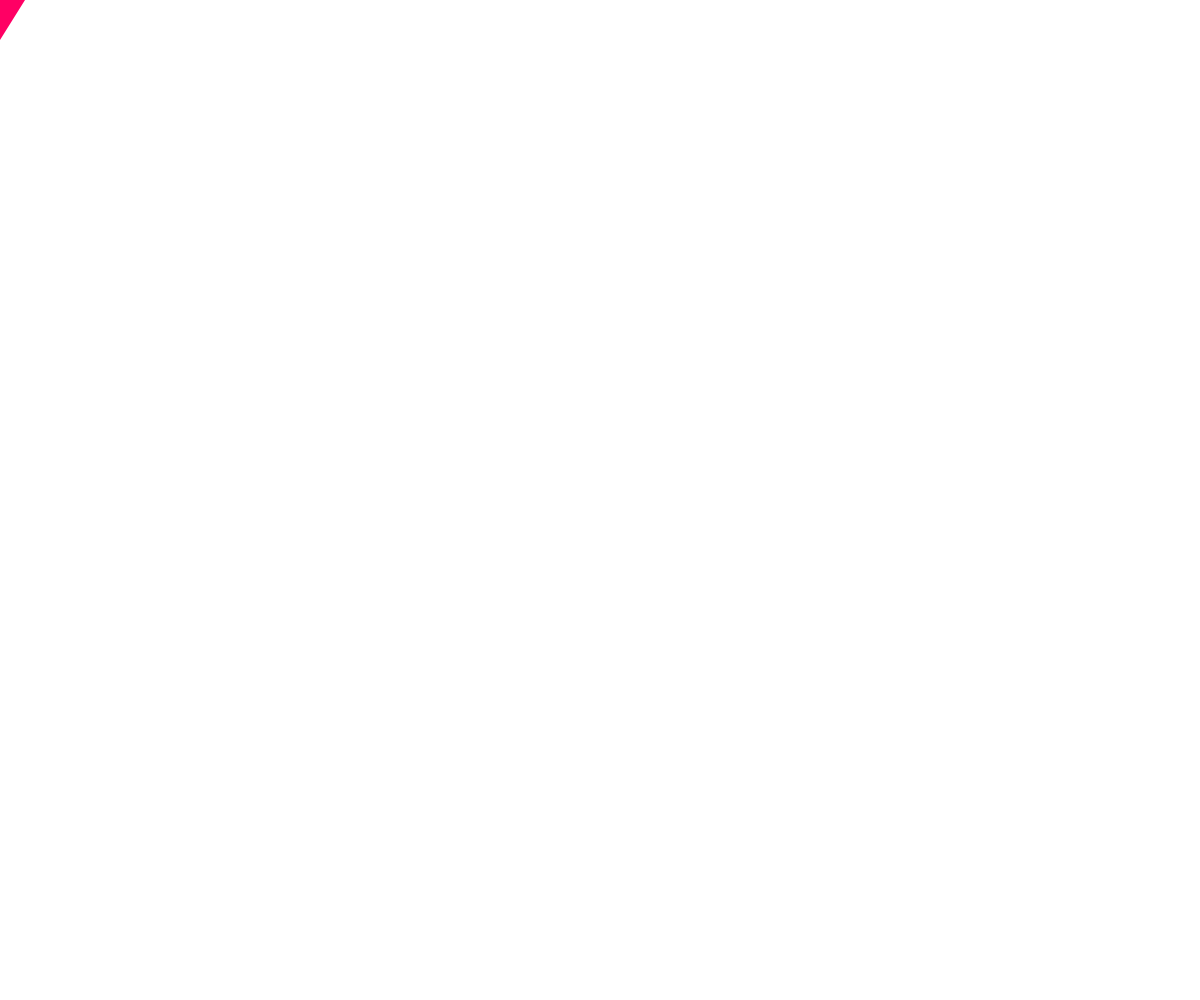
Frame 1 (no input)
Frame 60 (no input): identical to frame 1, image omitted
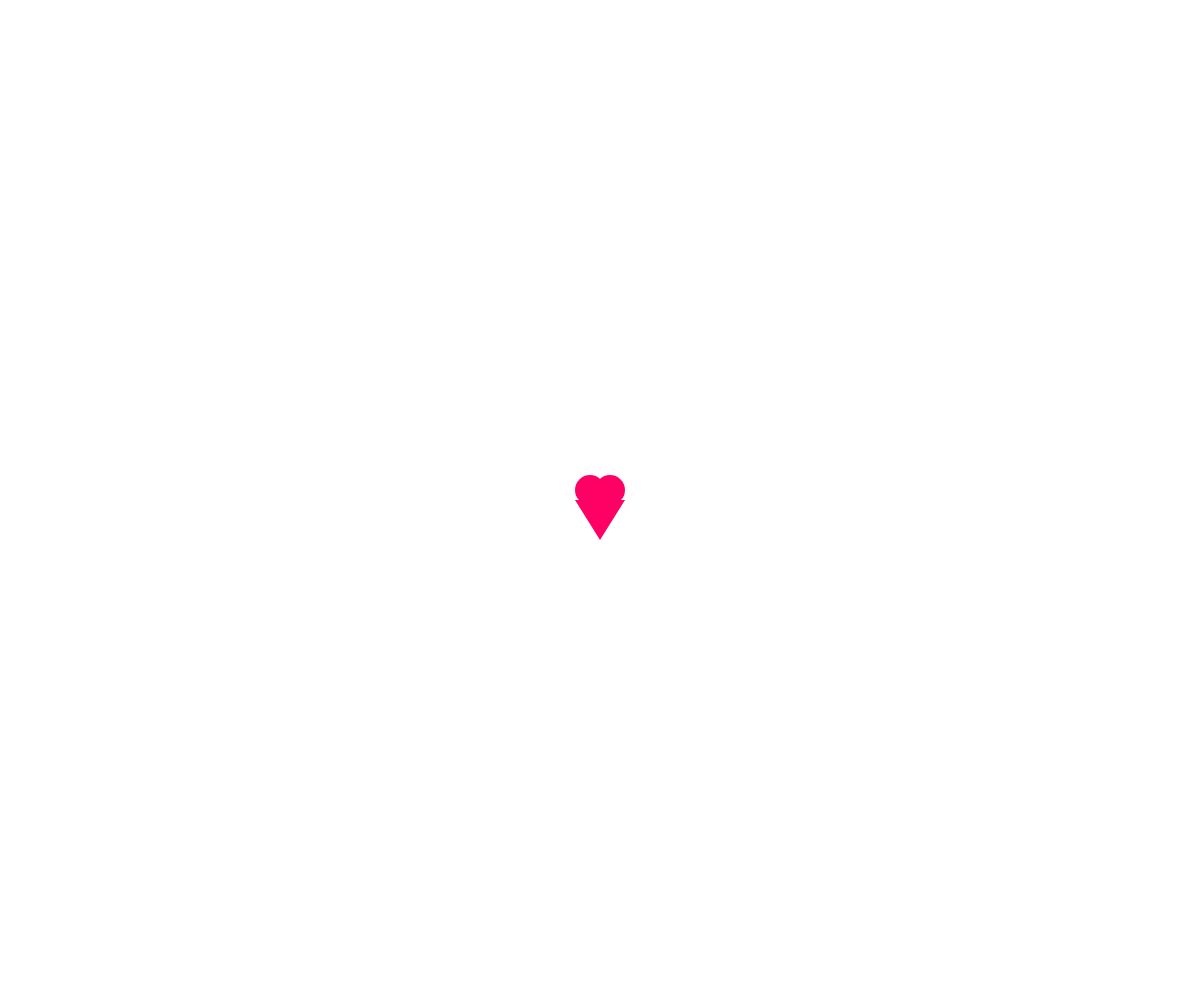
Frame 120 (the mouse pressed at the canvas centre since frame 60)

The p5.js sketch that drew these frames (run headless with seeded random() and noise() and a simulated clock; from frame 60 on, the mouse is pressed at the canvas centre):

// p5.js sketch
// ── sketch.js
let canvas;
let xPos = 0;
let yPos = 0;
let easing = .4;


function setup () {
    canvas = createCanvas(windowWidth, windowHeight); 
    canvas.position(0, 0);
  canvas.style('z-index', '-1');
    // background(125);
}
function windowResized() {
    resizeCanvas(windowWidth, windowHeight);
} 


function draw () {
 clear();

  xPos = xPos + ((mouseX - xPos) * easing);
  yPos = yPos + ((mouseY - yPos) * easing);

    drawThings(xPos, yPos); 

}


function drawThings (_x, _y) {

  // heart color
  fill(255, 0, 100);
  noStroke();

  // left bump
  ellipse(_x - 10, _y - 10, 30, 30);

  // right bump
  ellipse(_x + 10, _y - 10, 30, 30);

  // bottom point
  triangle(
    _x - 25, _y,
    _x + 25, _y,
    _x, _y + 40
  );
}
